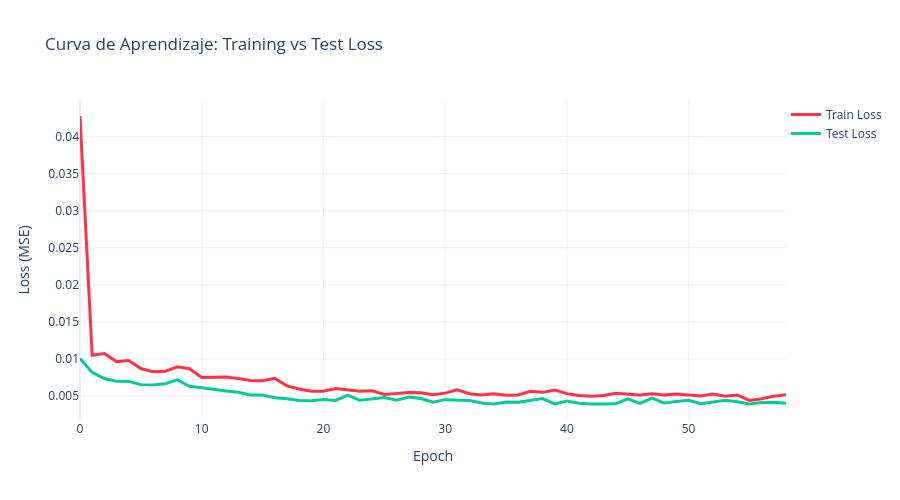

This figure's notebook cell:
### Code cell
import plotly.graph_objects as go

# Crear figura
fig_loss = go.Figure()

# 1. Train Loss
fig_loss.add_trace(go.Scatter(
    y=history.history['loss'],
    mode='lines',
    name='Train Loss',
    line=dict(color='#FF3344', width=3)
))

# 2. Validation/Test Loss
fig_loss.add_trace(go.Scatter(
    y=history.history['val_loss'],
    mode='lines',
    name='Test Loss',
    line=dict(color='#00CC96', width=3)
))

# Configuración del diseño
fig_loss.update_layout(
    title='Curva de Aprendizaje: Training vs Test Loss',
    xaxis_title='Epoch',
    yaxis_title='Loss (MSE)',
    template='plotly_white',
    legend=dict(x=1, y=1), # Leyenda arriba a la derecha
    width=900,
    height=500
)

fig_loss.show()

### Figure 1 — Plotly figure (JSON) as saved in the notebook; plotly's stock layout.template omitted (floating-point values rounded to 4 significant figures)
{"data": [{"line": {"color": "#FF3344", "width": 3}, "mode": "lines", "name": "Train Loss", "type": "scatter", "y": [0.04276, 0.01051, 0.01073, 0.009646, 0.00979, 0.008713, 0.008272, 0.008334, 0.008938, 0.008687, 0.007494, 0.007493, 0.007557, 0.007368, 0.007116, 0.007061, 0.007403, 0.006377, 0.005962, 0.005653, 0.005651, 0.006008, 0.005827, 0.005657, 0.005718, 0.005226, 0.00534, 0.005495, 0.005461, 0.005169, 0.005396, 0.00583, 0.00531, 0.005138, 0.0053, 0.005108, 0.005153, 0.005651, 0.005502, 0.005814, 0.005328, 0.005076, 0.00499, 0.005076, 0.005364, 0.005265, 0.005129, 0.0053, 0.005131, 0.005272, 0.005141, 0.005014, 0.005284, 0.004975, 0.005148, 0.004411, 0.004631, 0.004983, 0.005188]}, {"line": {"color": "#00CC96", "width": 3}, "mode": "lines", "name": "Test Loss", "type": "scatter", "y": [0.01007, 0.008194, 0.00736, 0.007006, 0.006981, 0.006542, 0.006488, 0.006667, 0.007174, 0.006309, 0.006134, 0.005886, 0.00567, 0.005519, 0.005143, 0.005139, 0.004763, 0.004624, 0.004406, 0.004357, 0.004547, 0.004412, 0.005141, 0.004434, 0.004586, 0.004796, 0.004451, 0.004866, 0.00468, 0.004182, 0.004517, 0.00449, 0.004393, 0.004065, 0.003938, 0.00419, 0.004155, 0.004401, 0.004658, 0.003946, 0.004347, 0.004039, 0.003933, 0.00393, 0.003952, 0.004611, 0.004005, 0.004729, 0.004058, 0.004257, 0.004443, 0.003962, 0.004188, 0.004422, 0.004223, 0.003935, 0.004129, 0.004176, 0.004038]}], "layout": {"height": 500, "legend": {"x": 1, "y": 1}, "title": {"text": "Curva de Aprendizaje: Training vs Test Loss"}, "width": 900, "xaxis": {"title": {"text": "Epoch"}}, "yaxis": {"title": {"text": "Loss (MSE)"}}}}
